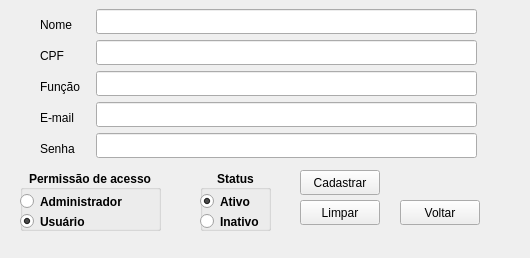
<?xml version="1.0" encoding="UTF-8"?>
<ui version="4.0">
 <class>cadUsuarios</class>
 <widget class="QMainWindow" name="cadUsuarios">
  <property name="geometry">
   <rect>
    <x>0</x>
    <y>0</y>
    <width>530</width>
    <height>258</height>
   </rect>
  </property>
  <property name="minimumSize">
   <size>
    <width>530</width>
    <height>258</height>
   </size>
  </property>
  <property name="maximumSize">
   <size>
    <width>530</width>
    <height>258</height>
   </size>
  </property>
  <property name="windowTitle">
   <string>Cadastro de Usuários</string>
  </property>
  <widget class="QWidget" name="centralwidget">
   <widget class="QLineEdit" name="lineNome">
    <property name="geometry">
     <rect>
      <x>96</x>
      <y>9</y>
      <width>381</width>
      <height>25</height>
     </rect>
    </property>
    <property name="maxLength">
     <number>50</number>
    </property>
   </widget>
   <widget class="QLabel" name="labelNome">
    <property name="geometry">
     <rect>
      <x>40</x>
      <y>16</y>
      <width>42</width>
      <height>17</height>
     </rect>
    </property>
    <property name="text">
     <string>Nome</string>
    </property>
   </widget>
   <widget class="QLabel" name="labelCpf">
    <property name="geometry">
     <rect>
      <x>40</x>
      <y>47</y>
      <width>31</width>
      <height>17</height>
     </rect>
    </property>
    <property name="text">
     <string>CPF</string>
    </property>
   </widget>
   <widget class="QLabel" name="labelFuncao">
    <property name="geometry">
     <rect>
      <x>40</x>
      <y>78</y>
      <width>51</width>
      <height>17</height>
     </rect>
    </property>
    <property name="text">
     <string>Função</string>
    </property>
   </widget>
   <widget class="QLabel" name="labelEmail">
    <property name="geometry">
     <rect>
      <x>40</x>
      <y>109</y>
      <width>51</width>
      <height>17</height>
     </rect>
    </property>
    <property name="text">
     <string>E-mail</string>
    </property>
   </widget>
   <widget class="QLabel" name="labelSenha">
    <property name="geometry">
     <rect>
      <x>40</x>
      <y>140</y>
      <width>41</width>
      <height>17</height>
     </rect>
    </property>
    <property name="text">
     <string>Senha</string>
    </property>
   </widget>
   <widget class="QLineEdit" name="lineCpf">
    <property name="geometry">
     <rect>
      <x>96</x>
      <y>40</y>
      <width>381</width>
      <height>25</height>
     </rect>
    </property>
    <property name="inputMask">
     <string notr="true">99999999999</string>
    </property>
    <property name="maxLength">
     <number>11</number>
    </property>
   </widget>
   <widget class="QLineEdit" name="lineFuncao">
    <property name="geometry">
     <rect>
      <x>96</x>
      <y>71</y>
      <width>381</width>
      <height>25</height>
     </rect>
    </property>
    <property name="maxLength">
     <number>50</number>
    </property>
   </widget>
   <widget class="QLineEdit" name="lineEmail">
    <property name="geometry">
     <rect>
      <x>96</x>
      <y>102</y>
      <width>381</width>
      <height>25</height>
     </rect>
    </property>
    <property name="maxLength">
     <number>50</number>
    </property>
   </widget>
   <widget class="QLineEdit" name="lineSenha">
    <property name="geometry">
     <rect>
      <x>96</x>
      <y>133</y>
      <width>381</width>
      <height>25</height>
     </rect>
    </property>
    <property name="echoMode">
     <enum>QLineEdit::Password</enum>
    </property>
   </widget>
   <widget class="QPushButton" name="btnLimpar">
    <property name="geometry">
     <rect>
      <x>300</x>
      <y>200</y>
      <width>80</width>
      <height>25</height>
     </rect>
    </property>
    <property name="text">
     <string>Limpar</string>
    </property>
   </widget>
   <widget class="QPushButton" name="btnCadastrar">
    <property name="geometry">
     <rect>
      <x>300</x>
      <y>170</y>
      <width>80</width>
      <height>25</height>
     </rect>
    </property>
    <property name="text">
     <string>Cadastrar</string>
    </property>
   </widget>
   <widget class="QPushButton" name="btnVoltar">
    <property name="geometry">
     <rect>
      <x>400</x>
      <y>200</y>
      <width>80</width>
      <height>25</height>
     </rect>
    </property>
    <property name="text">
     <string>Voltar</string>
    </property>
   </widget>
   <widget class="QGroupBox" name="gbxPermissao">
    <property name="geometry">
     <rect>
      <x>20</x>
      <y>170</y>
      <width>141</width>
      <height>61</height>
     </rect>
    </property>
    <property name="font">
     <font>
      <pointsize>9</pointsize>
      <weight>75</weight>
      <bold>true</bold>
     </font>
    </property>
    <property name="title">
     <string>Permissão de acesso</string>
    </property>
    <property name="alignment">
     <set>Qt::AlignCenter</set>
    </property>
    <widget class="QRadioButton" name="rbtnAdmin">
     <property name="enabled">
      <bool>true</bool>
     </property>
     <property name="geometry">
      <rect>
       <x>0</x>
       <y>20</y>
       <width>141</width>
       <height>23</height>
      </rect>
     </property>
     <property name="text">
      <string>Administrador</string>
     </property>
    </widget>
    <widget class="QRadioButton" name="rbtnUsuario">
     <property name="geometry">
      <rect>
       <x>0</x>
       <y>40</y>
       <width>81</width>
       <height>23</height>
      </rect>
     </property>
     <property name="acceptDrops">
      <bool>false</bool>
     </property>
     <property name="text">
      <string>Usuário</string>
     </property>
     <property name="checked">
      <bool>true</bool>
     </property>
    </widget>
   </widget>
   <widget class="QGroupBox" name="gbxStatus">
    <property name="geometry">
     <rect>
      <x>200</x>
      <y>170</y>
      <width>71</width>
      <height>61</height>
     </rect>
    </property>
    <property name="font">
     <font>
      <pointsize>9</pointsize>
      <weight>75</weight>
      <bold>true</bold>
     </font>
    </property>
    <property name="focusPolicy">
     <enum>Qt::NoFocus</enum>
    </property>
    <property name="title">
     <string>Status</string>
    </property>
    <property name="alignment">
     <set>Qt::AlignCenter</set>
    </property>
    <property name="flat">
     <bool>false</bool>
    </property>
    <widget class="QRadioButton" name="rbtnAtivo">
     <property name="geometry">
      <rect>
       <x>0</x>
       <y>20</y>
       <width>61</width>
       <height>23</height>
      </rect>
     </property>
     <property name="text">
      <string>Ativo</string>
     </property>
     <property name="checked">
      <bool>true</bool>
     </property>
    </widget>
    <widget class="QRadioButton" name="rbtnInativo">
     <property name="geometry">
      <rect>
       <x>0</x>
       <y>40</y>
       <width>71</width>
       <height>23</height>
      </rect>
     </property>
     <property name="text">
      <string>Inativo</string>
     </property>
    </widget>
   </widget>
  </widget>
  <widget class="QMenuBar" name="menubar">
   <property name="geometry">
    <rect>
     <x>0</x>
     <y>0</y>
     <width>530</width>
     <height>22</height>
    </rect>
   </property>
  </widget>
  <action name="actionCadastrar">
   <property name="text">
    <string>Cadastrar</string>
   </property>
  </action>
  <action name="actionSair">
   <property name="text">
    <string>Sair</string>
   </property>
  </action>
  <action name="actionConsultar">
   <property name="text">
    <string>Consultar</string>
   </property>
  </action>
 </widget>
 <resources/>
 <connections/>
</ui>
